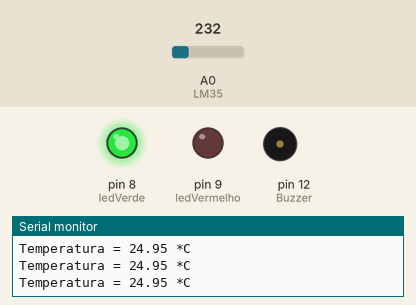
This sketch was run on a simulated Arduino Uno, built for the host (arithmetic inside an expression is 32-bit, double 64-bit). On the bench: output pins drawn as LEDs (lit = HIGH), buzzer (waves = sounding, pin HIGH), the last lines printed to the serial monitor. The test bench sets the inputs (shaded band); at power-on: A0 (LM35) = 232.

Above: at 1.2 s.
1.3 s: A0 (LM35) set to 267
2.8 s: A0 (LM35) set to 293
At 3.9 s:
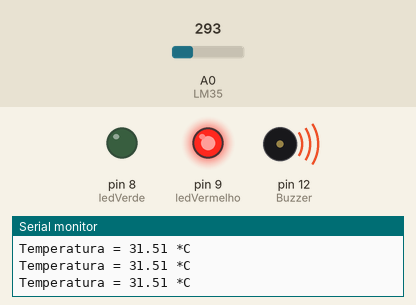
4.3 s: A0 (LM35) set to 266
At 5.2 s:
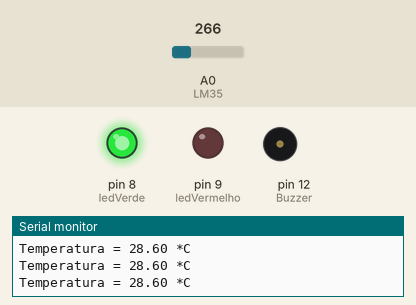
5.8 s: A0 (LM35) set to 290
At 6.5 s:
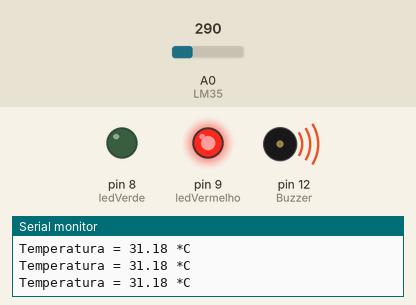
Timing chart, 0 to 8.3 s (numbered marks = the images above; inputs shaded):
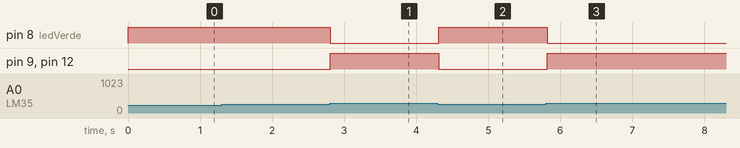

Measured:
- the behaviour switches between 279 and 280 on A0 (LM35) (found by bisection; images 0 and 1)
- after the input at 2.8 s, pin 8 (ledVerde): HIGH → LOW at once; pin 9 (ledVermelho), pin 12 (Buzzer): LOW → HIGH at once
- after the input at 4.3 s, pin 8 (ledVerde): LOW → HIGH at once; pin 9 (ledVermelho), pin 12 (Buzzer): HIGH → LOW at once
- after the input at 5.8 s, pin 8 (ledVerde): HIGH → LOW at once; pin 9 (ledVermelho), pin 12 (Buzzer): LOW → HIGH at once

The sketch:

sensorTemperaturaBuzzer.ino
```cpp
const int LM35 = 0;
float temperatura = 0;
int ADClido = 0;
const int Buzzer = 12;
const int ledVerde = 8;
const int ledVermelho = 9;
void setup(){
 analogReference(INTERNAL1V1); //No Mega, use INTERNAL1V1, no Leonardo remova essa linha
 pinMode(Buzzer, OUTPUT);
 pinMode(ledVerde, OUTPUT);
 pinMode(ledVermelho, OUTPUT);
 Serial.begin(9600);
}
void loop(){
 ADClido = analogRead(LM35);
 temperatura = ADClido * 0.1075268817204301; //no Leonardo use 0.4887585532
 if(temperatura > 30){ // setei como 25ºC
 digitalWrite(Buzzer, HIGH);
 digitalWrite(ledVermelho, HIGH);
 digitalWrite(ledVerde, LOW);

 }
 else{
 digitalWrite(Buzzer, LOW);
 digitalWrite(ledVermelho, LOW);
 digitalWrite(ledVerde, HIGH);
 }

 Serial.print("Temperatura = ");
 Serial.print(temperatura);
 Serial.println(" *C");
 delay(100);
 }
```
